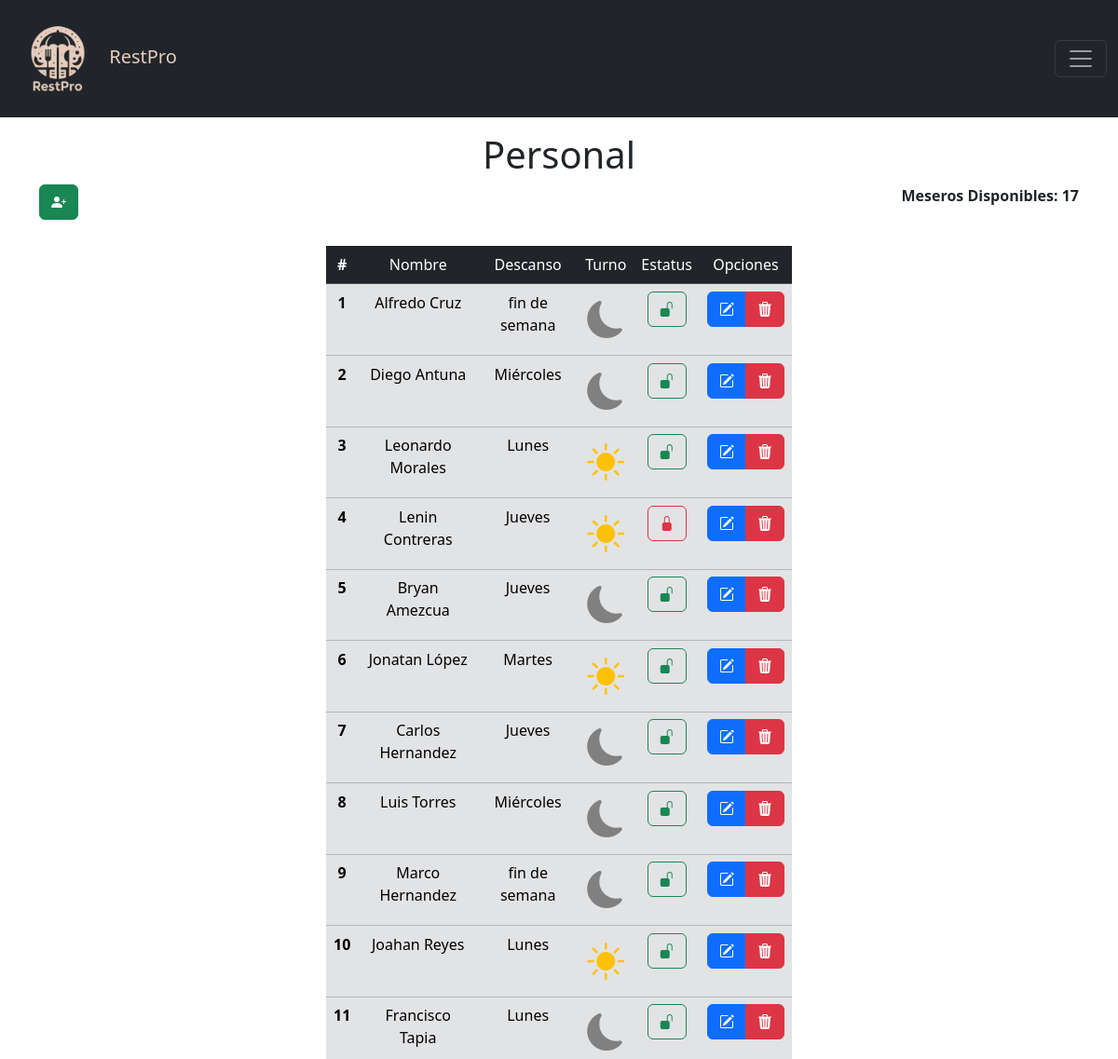
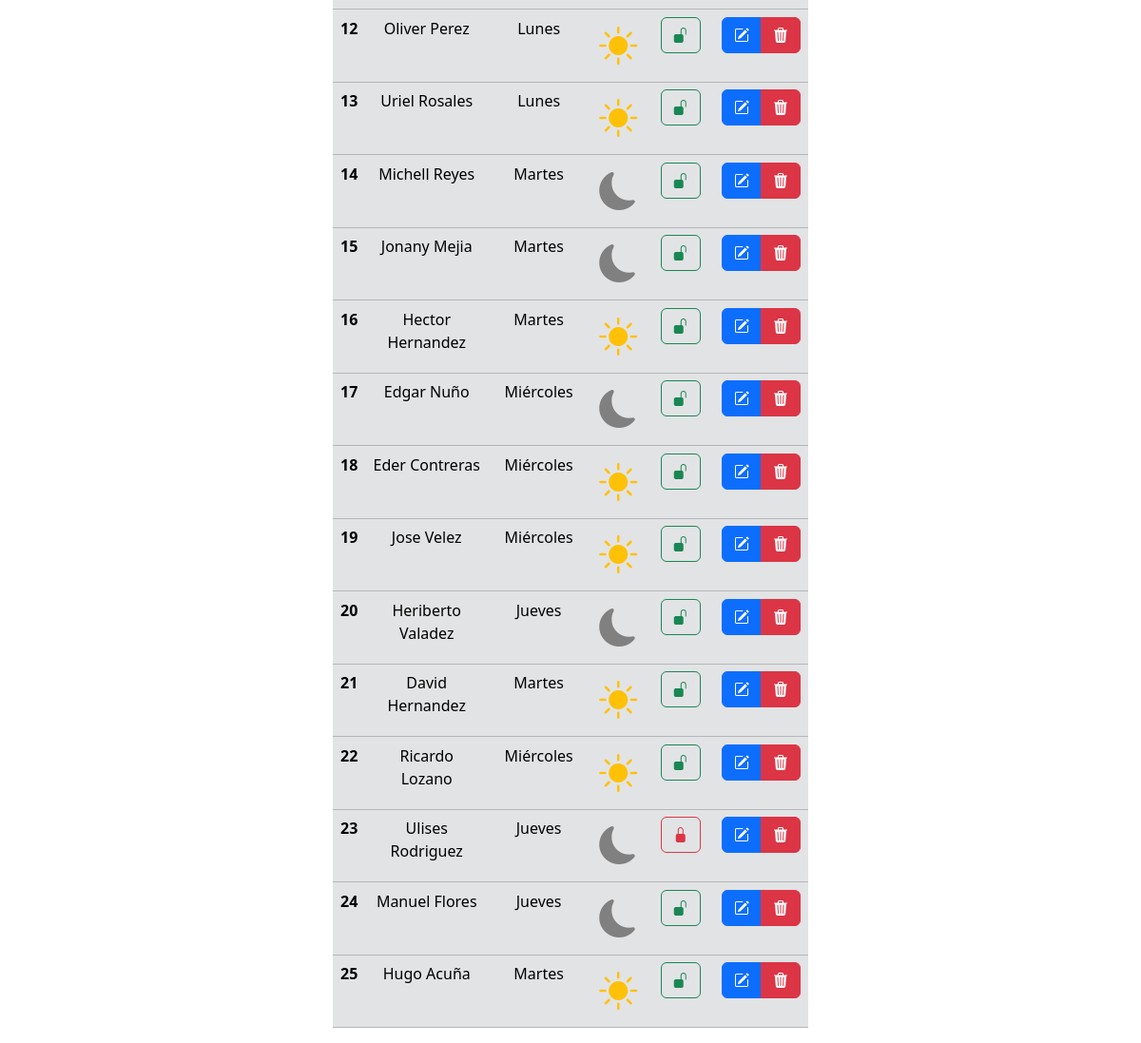
Page /vistas/personal/personal.php (signed in) on the committed database (2 pictures, top to bottom).
### tables this page shows
CREATE TABLE `personal` (
  `id` int NOT NULL,
  `nombre` varchar(50) NOT NULL,
  `apellido` varchar(50) NOT NULL,
  `descanso` varchar(15) DEFAULT NULL,
  `turno` varchar(10) DEFAULT NULL,
  `estado` int NOT NULL DEFAULT '1' COMMENT '0: inactivo, 1: activo'
);

### www/vistas/personal/personal.php (the view, shortened to what this page needs)
<?php
$ubicacion = "../../";
$titulo = "Personal";
include($ubicacion . "includes/header.php");
include($ubicacion . "config/config.php");
$result = $pdo->query("SELECT * FROM personal");
if ($result->rowCount() > 0) {
    $resultMeseros = $result->fetchAll(PDO::FETCH_OBJ);
    $ctn_meseros = 1;
}
$hoy = date("w");
if($hoy >= 1 && $hoy <= 4){
    $result = $pdo->query('SELECT COUNT(*) FROM personal WHERE estado = 1 AND descanso != '. $hoy .' AND descanso != "fines" ');
}else{
    $result = $pdo->query('SELECT COUNT(*) FROM personal WHERE estado = 1 AND descanso != '. $hoy);
}
$n_meseros = $result->fetchColumn();
?>
<link rel="stylesheet" href="<?php echo $ubicacion; ?>/assets/tools/styles/estilos_vistas.css">
<div class="container mt-3">
    <h1 class="text-center"><?php echo $titulo; ?></h1>
    <div class="row">
        <div class="col">
            <button title="Agregar mesero" data-bs-toggle="modal" data-bs-target="#modalAgregar"
                class="btn btn-success mb-1"><i class="bi bi-person-plus-fill"></i>
            </button>
        </div>
        <div class="col" style="text-align: right;">
                <strong>Meseros Disponibles: <?php echo $n_meseros; ?></strong>
        </div>
    </div>
    <br>
    <div class="d-flex centrar">
        <?php if (isset($resultMeseros)): ?>
            <table class="table table-border table-dark" style="width: 500px;">
                <thead>
                    <tr>
                        <th>#</th>
                        <td>Nombre</td>
                        <td>Descanso</td>
                        <td>Turno</td>
                        <td>Estatus</td>
                        <td>Opciones</td>
                    </tr>
                </thead>
                <tbody class="table-secondary">
                    <?php foreach ($resultMeseros as $mesero): ?>
                        <tr>
                            <th><?php echo $ctn_meseros; ?></th>
                            <td><?php echo $mesero->nombre . " " . $mesero->apellido; ?></td>
                            <td>
                                <?php
                                if($mesero->descanso != 'fines') echo obtenerDiaSemana($mesero->descanso);
                                else echo 'fin de semana';
                                ?>
                            </td>
                            <td>
                                <?php
                                if($mesero->turno == 1)echo "<i class='fs-1 bi-moon-fill' style='color: grey;'></i>";
                                else echo "<i class='fs-1 bi-brightness-high-fill' style='color: #ffc107;'></i>";
                                ?>
                            </td>
                            <td>
                                <?php
                                if ($mesero->estado == 1) {
                                    $estiloButton = ' title="Presione para bloquear" class="btn btn-outline-success "';
                                    $icon = '<i class="bi bi-unlock-fill"></i>';
                                    $modal = 'data-bs-target="#modalBloquear"';
                                } else {
                                    $estiloButton = 'title="Presione para desbloquear" class="btn btn-outline-danger"';
                                    $icon = '<i class="bi bi-lock-fill"></i>';
                                    $modal = ' onclick="confirmarDesbloqueo(' . $mesero->id . ')" ';
                                }
                                ?>
                                <button <?php echo $estiloButton; ?> data-bs-toggle="modal" <?php echo $modal; ?> href=""
                                    data-id="<?php echo $mesero->id; ?>" data-name="<?php echo $mesero->nombre; ?>"
                                    data-estado="<?php echo $mesero->estado; ?>"><?php echo $icon; ?></button>
                            </td>
                            <td>
                                <div class="btn-group" role="group" aria-label="Basic mixed styles example">
                                    <button title="Editar" class="btn btn-primary" data-bs-toggle="modal"
                                        data-bs-target="#modalEditar" type="button" data-id="<?php echo $mesero->id; ?>"
                                        data-name="<?php echo $mesero->nombre; ?>"
                                        data-apellido="<?php echo $mesero->apellido; ?>"><i class="bi bi-pencil-square"></i>
                                    </button>
                                    <button title="Eliminar" type="button" class="btn btn-danger"
                                        onclick="confirmarEliminacion(<?php echo $mesero->id; ?>)">
                                        <i class="bi bi-trash3-fill"></i>
                                    </button>
                                </div>
                            </td>
                        <tr>
                            <?php $ctn_meseros += 1; endforeach ?>
                </tbody>
            </table>
        <?php endif ?>
    </div>
</div>
<?php
function obtenerDiaSemana($dia){
    $diasSemana = array("Domingo", "Lunes", "Martes", "Miércoles", "Jueves", "Viernes", "Sábado");
    return $diasSemana[$dia];
}
?>

### www/assets/tools/styles.css (style rules this page uses)
.row { display: flex; row-gap: 48px; }
.centrar { text-align: center; justify-content: center; align-items: center; }
.container { margin-top: 50px; }
.btn { cursor: pointer; }

### www/assets/tools/styles/estilos_vistas.css (style rules this page uses)
.table { table-layout: auto; width: auto; }

### rows in the picture
personal: nombre "Alfredo", apellido "Cruz", descanso "fin de semana", turno "1" (drawn), estado 1 (drawn)
personal: nombre "Diego", apellido "Antuna", descanso "Miércoles", turno "1" (drawn), estado 1 (drawn)
personal: nombre "Leonardo", apellido "Morales", descanso "Lunes", estado 1 (drawn)
personal: nombre "Lenin", apellido "Contreras", descanso "Jueves", estado 0 (drawn)
personal: nombre "Bryan", apellido "Amezcua", descanso "Jueves", turno "1" (drawn), estado 1 (drawn)
personal: nombre "Jonatan", apellido "López", descanso "Martes", estado 1 (drawn)
personal: nombre "Carlos", apellido "Hernandez", descanso "Jueves", turno "1" (drawn), estado 1 (drawn)
personal: nombre "Luis", apellido "Torres", descanso "Miércoles", turno "1" (drawn), estado 1 (drawn)
personal: nombre "Marco", apellido "Hernandez", descanso "fin de semana", turno "1" (drawn), estado 1 (drawn)
personal: nombre "Joahan", apellido "Reyes", descanso "Lunes", estado 1 (drawn)
personal: nombre "Francisco", apellido "Tapia", descanso "Lunes", turno "1" (drawn), estado 1 (drawn)
personal: nombre "Oliver", apellido "Perez", descanso "Lunes", estado 1 (drawn)
personal: nombre "Uriel", apellido "Rosales", descanso "Lunes", estado 1 (drawn)
personal: nombre "Michell", apellido "Reyes", descanso "Martes", turno "1" (drawn), estado 1 (drawn)
personal: nombre "Jonany", apellido "Mejia", descanso "Martes", turno "1" (drawn), estado 1 (drawn)
personal: nombre "Hector", apellido "Hernandez", descanso "Martes", estado 1 (drawn)
personal: nombre "Edgar", apellido "Nuño", descanso "Miércoles", turno "1" (drawn), estado 1 (drawn)
personal: nombre "Eder", apellido "Contreras", descanso "Miércoles", estado 1 (drawn)
personal: nombre "Jose", apellido "Velez", descanso "Miércoles", estado 1 (drawn)
personal: nombre "Heriberto", apellido "Valadez", descanso "Jueves", turno "1" (drawn), estado 1 (drawn)
personal: nombre "David", apellido "Hernandez", descanso "Martes", estado 1 (drawn)
personal: nombre "Ricardo", apellido "Lozano", descanso "Miércoles", estado 1 (drawn)
personal: nombre "Ulises", apellido "Rodriguez", descanso "Jueves", turno "1" (drawn), estado 0 (drawn)
personal: nombre "Manuel", apellido "Flores", descanso "Jueves", turno "1" (drawn), estado 1 (drawn)
personal: nombre "Hugo", apellido "Acuña", descanso "Martes", estado 1 (drawn)

### other values in the picture
$titulo "Personal"
$n_meseros "17"
